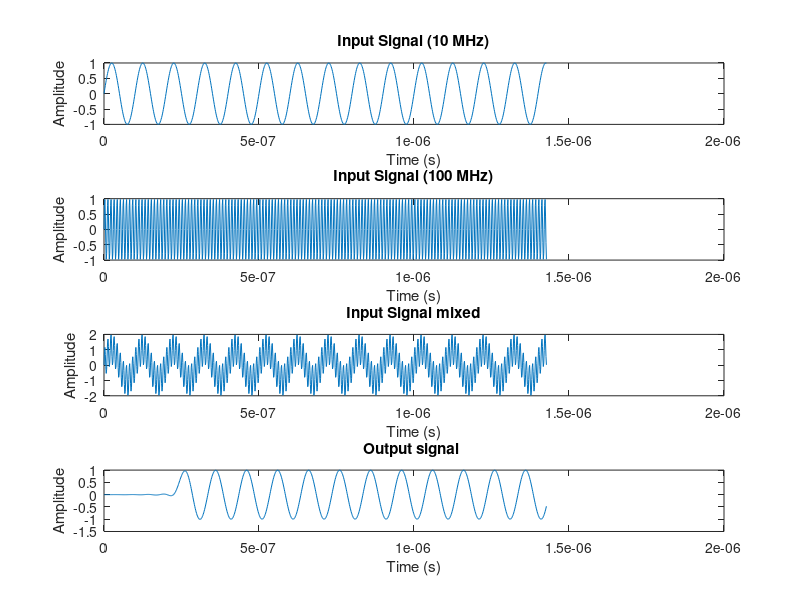

Here is the MATLAB script that generated this plot:
clc;
close all;
clear all;

% Parameters
DataRate = 20e6;     % Data Rate (Hz)
SampleRate = 700e6;  % Sample Rate (Hz)
Platform = 'VC707';  % Platform

% Calculate normalized frequencies
Wp_norm = 2 * DataRate / SampleRate;

% Filter order calculation
Ap = 0.05;       % Passband Ripple (dB)
Aa = 40;         % Stopband Attenuation (dB)

delta_p = (10^(Ap/20) - 1) / (10^(Ap/20) + 1);
delta_a = 10^(-Aa/20);
A = -20*log10(min(delta_p, delta_a));

if A <= 21
    alpha = 0;
elseif A > 21 && A <= 50
    alpha = 0.5842*(A-21)^0.4 + 0.07886*(A-21);
else
    alpha = 0.1102*(A-8.7);
end

N = ceil((A-8) / (2.285 * Wp_norm));
if mod(N, 2) == 0
    N = N + 1;    % Ensure odd filter order
end

% Filter design
h = fir1(N, Wp_norm, 'low', kaiser(N+1, alpha));

% Display coefficient values
disp("Filter Coefficients:");
disp(h);
disp("Rounded off coefficient values to two decimal places");

precision = 10; 
rounded_coefficients = round(h * precision) / precision;

disp(rounded_coefficients);

% Quantize non-zero coefficients
non_zero_indices = rounded_coefficients ~= 0;
non_zero_values = rounded_coefficients(non_zero_indices);

% Display the non-zero values
disp('Non-zero coefficient values:');
disp(non_zero_values);



% Quantize non-zero coefficients to two decimal places
quantized_values = round(non_zero_values * 100) / 100;

% Display quantized coefficient values
disp('Quantized coefficient values:');
disp(quantized_values);







% Count the number of non-zero coefficients
non_zero_count = nnz(rounded_coefficients);
fprintf('Number of non-zero coefficient values: %d\n', non_zero_count);

% Time domain response
num_samples = 1000;  % Number of samples for time domain response

% Generate time vector
t = (0:num_samples-1) / SampleRate;

% Generate input signals
input_signal = randn(1, num_samples);  % Random noise signal
signal_10MHz = sin(2*pi*10e6*t);  % 10 MHz sinusoidal signal
signal_100MHz = sin(2*pi*100e6*t);  % 100 MHz sinusoidal signal

% Mix input signals
mixed_signal =  signal_10MHz + signal_100MHz;

% Apply filter to mixed signal
output_signal = filter(h, 1, mixed_signal);

% Plot input signals
figure;


subplot(4,1,1);
plot(t, signal_10MHz);
xlabel('Time (s)');
ylabel('Amplitude');
title('Input Signal (10 MHz)');

subplot(4,1,2);
plot(t, signal_100MHz);
xlabel('Time (s)');
ylabel('Amplitude');
title('Input Signal (100 MHz)');

subplot(4,1,3);
plot(t, mixed_signal);
xlabel('Time (s)');
ylabel('Amplitude');
title('Input Signal mixed');

subplot(4,1,4);
plot(t, output_signal);
xlabel('Time (s)');
ylabel('Amplitude');
title('Output signal ');

